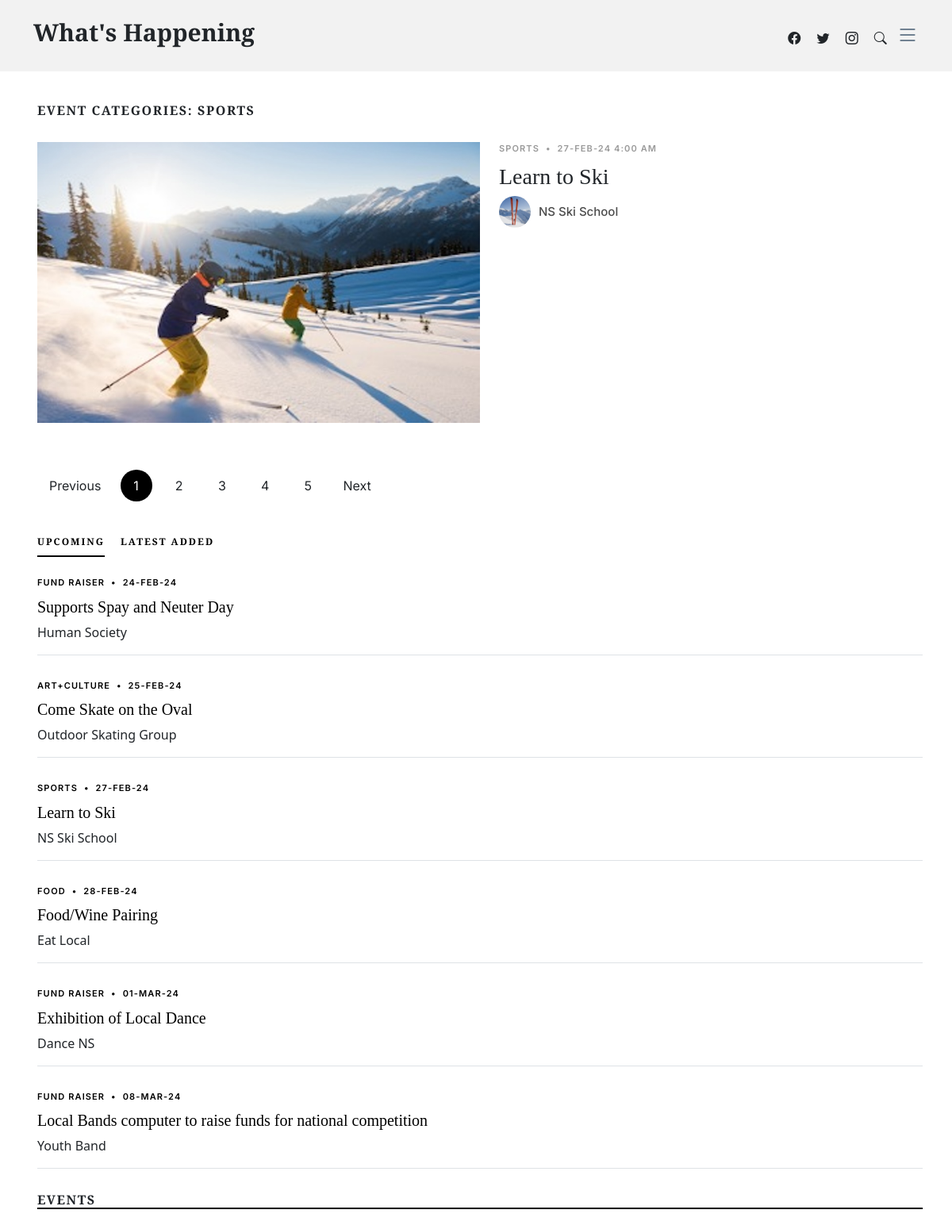
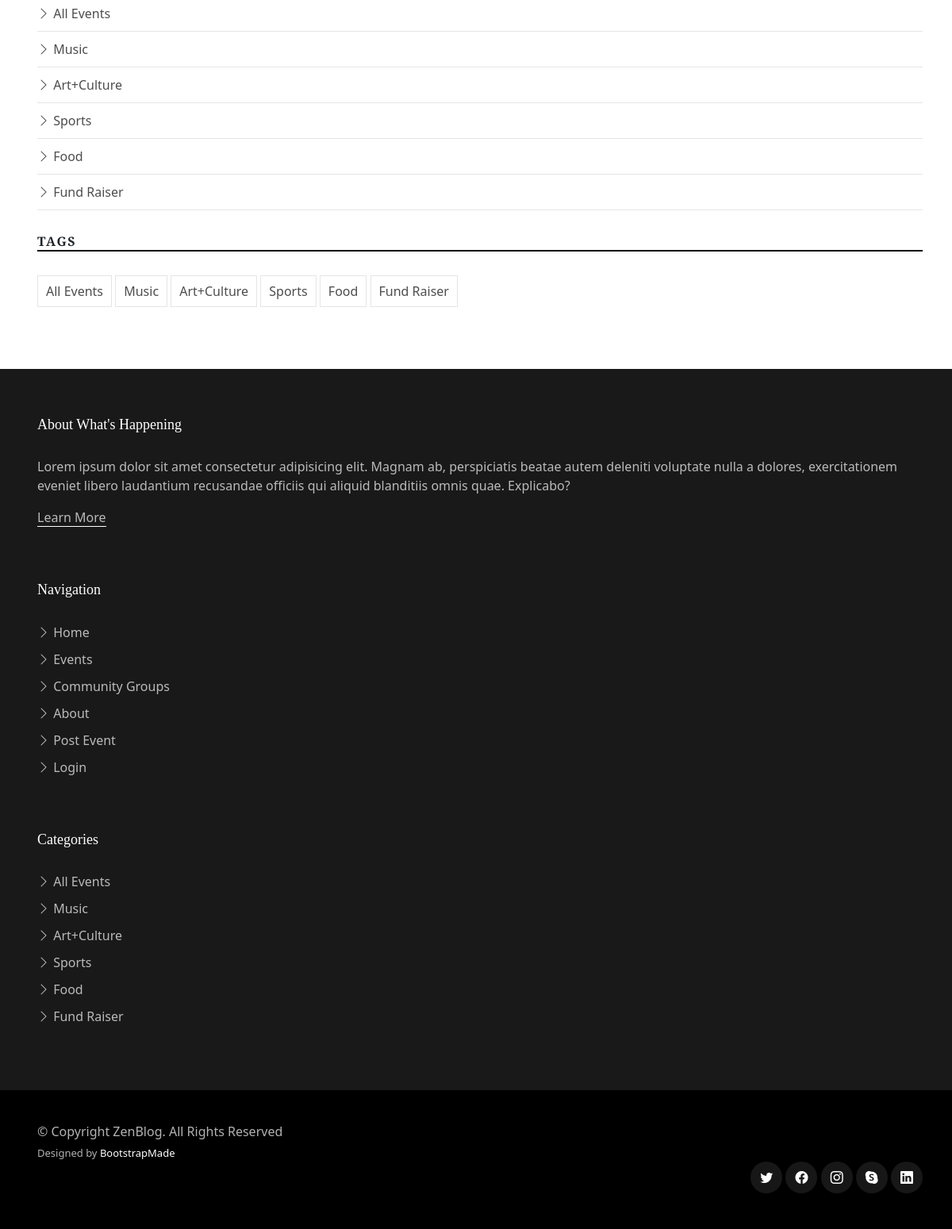
The app's page /events.php?type=Sports with its own data (2 pictures, top to bottom).
### tables this page shows
CREATE TABLE `Events` (
  `EventID` int(11) NOT NULL,
  `EventTypeID` int(11) NOT NULL,
  `GroupID` int(11) NOT NULL,
  `EventDate` timestamp NOT NULL DEFAULT CURRENT_TIMESTAMP,
  `SubmitDate` timestamp NOT NULL DEFAULT CURRENT_TIMESTAMP,
  `EventTitle` varchar(100) NOT NULL,
  `EventImage` varchar(50) NOT NULL,
  `EventDesc` text NOT NULL
);

CREATE TABLE `EventTypes` (
  `EventTypeID` int(11) NOT NULL,
  `TypeName` varchar(100) NOT NULL
);

CREATE TABLE `Groups` (
  `GroupID` int(11) NOT NULL,
  `GroupName` varchar(100) NOT NULL,
  `GroupImage` varchar(50) NOT NULL,
  `GroupType` varchar(100) NOT NULL,
  `GroupDesc` text NOT NULL,
  `ContactName` varchar(255) NOT NULL,
  `ContactEmail` varchar(255) NOT NULL
);

### events.php (the view, shortened to what this page needs)
<!DOCTYPE html>
<html lang="en">
<head>
  <link href="assets/vendor/bootstrap/css/bootstrap.min.css" rel="stylesheet">
  <link href="assets/vendor/bootstrap-icons/bootstrap-icons.css" rel="stylesheet">
  <link href="assets/vendor/swiper/swiper-bundle.min.css" rel="stylesheet">
  <link href="assets/vendor/glightbox/css/glightbox.min.css" rel="stylesheet">
  <link href="assets/vendor/aos/aos.css" rel="stylesheet">
  <link href="assets/css/variables.css" rel="stylesheet">
  <link href="assets/css/main.css" rel="stylesheet">
</head>
<body>
  <header id="header" class="header d-flex align-items-center fixed-top">
    <div class="container-fluid container-xl d-flex align-items-center justify-content-between">
      <a href="index.php" class="logo d-flex align-items-center">
        <h1>What's Happening</h1>
      </a>
      <div class="position-relative">
        <a href="#" class="mx-2"><span class="bi-facebook"></span></a>
        <a href="#" class="mx-2"><span class="bi-twitter"></span></a>
        <a href="#" class="mx-2"><span class="bi-instagram"></span></a>
        <a href="#" class="mx-2 js-search-open"><span class="bi-search"></span></a>
        <i class="bi bi-list mobile-nav-toggle"></i>
      </div>
    </div>
  </header>
  <main id="main">
    <section>
      <div class="container">
        <div class="row">
          <div class="col-md-9" data-aos="fade-up">
          <?php
              include 'serverlogin.php';
              $conn = new mysqli($db_hostname, $db_username, $db_password, $db_database);
              $sql=NULL;
              $type=NULL;
              if (isset($_GET['type'])) {
                $type = $_GET['type'];
                if(strcmp($type,"All")==0){
                  $sql="SELECT Events.EventID, Events.EventTypeID, Events.GroupID, Events.EventDate, Events.EventTitle, Events.EventImage, Events.EventDesc, EventTypes.TypeName, Groups.GroupName, Groups.GroupImage
                  FROM Events
                  INNER JOIN  EventTypes ON Events.EventTypeID = EventTypes.EventTypeID
                  INNER JOIN whats_happening.Groups on Events.GroupID = whats_happening.Groups.GroupID
                  ORDER BY abs(timediff(EventDate, current_timestamp())) ASC;;";
                } else{
                  $sql="SELECT Events.EventID, Events.EventTypeID, Events.GroupID, Events.EventDate, Events.EventTitle, Events.EventImage, Events.EventDesc, EventTypes.TypeName, Groups.GroupName, Groups.GroupImage
                  FROM Events
                  INNER JOIN  EventTypes ON Events.EventTypeID = EventTypes.EventTypeID
                  INNER JOIN whats_happening.Groups on Events.GroupID = whats_happening.Groups.GroupID
                  WHERE TypeName in ('$type')
                  ORDER BY abs(timediff(EventDate, current_timestamp())) ASC;";
                }
                $result= $conn->query($sql);
              }
              echo "<div class=\category-title\" data-aos=\"fade-up\">";
              echo "<h3 class=\"category-title\">EVENT CATEGORIES: $type </h3>";
              echo "</div>";
              if ($result->num_rows > 0) {
                  while($row = $result->fetch_assoc()) {
                    $eventDateTime = date_create($row["EventDate"]);
                    $formattedDateTime = date_format($eventDateTime, "d-M-y g:i A");
                    echo <<<DIVBLOCK
                    <div class="d-md-flex post-entry-2 half">
                    <a href="single-post.php?type={$row["EventID"]}" class="me-4 thumbnail">
                    <img src="{$row["EventImage"]}" alt="" class="img-fluid">
                    </a>
                    <div>
                    <div class="post-meta">
                    <span class="date">{$row["TypeName"]}</span> <span class="mx-1">&bullet;</span> <span>{$formattedDateTime}</span>
                    </div>
                    <h3><a href="single-post.php?type={$row["EventID"]}">{$row["EventTitle"]}</a></h3>
                    <div class="d-flex align-items-center author">
                    <div class="photo"><img src="{$row["GroupImage"]}" alt="" class="img-fluid"></div>
                    <div class="name">
                    <h3 class="m-0 p-0">{$row["GroupName"]}</h3>
                    </div>
                    </div>
                    </div>
                    </div>
                    DIVBLOCK;
                  }
              }
            ?>
            <div class="text-start py-4">
              <div class="custom-pagination">
                <a href="#" class="prev">Previous</a>
                <a href="#" class="active">1</a>
                <a href="#">2</a>
                <a href="#">3</a>
                <a href="#">4</a>
                <a href="#">5</a>
                <a href="#" class="next">Next</a>
              </div>
            </div>
          </div>
          <div class="col-md-3">
            <div class="aside-block">
              <ul class="nav nav-pills custom-tab-nav mb-4" id="pills-tab" role="tablist">
                <li class="nav-item" role="presentation">
                  <button class="nav-link active" id="pills-popular-tab" data-bs-toggle="pill" data-bs-target="#pills-popular" type="button" role="tab" aria-controls="pills-popular" aria-selected="true">UPCOMING</button>
                </li>
                <li class="nav-item" role="presentation">
                  <button class="nav-link" id="pills-trending-tab" data-bs-toggle="pill" data-bs-target="#pills-trending" type="button" role="tab" aria-controls="pills-trending" aria-selected="false">LATEST ADDED</button>
                </li>
              </ul>
              <div class="tab-content" id="pills-tabContent">
                <?php
                  include 'serverlogin.php';
                $conn = new mysqli($db_hostname, $db_username, $db_password, $db_database);
                    $sql = "SELECT  Events.EventID, Events.EventDate, Events.EventTitle, EventTypes.TypeName, Groups.GroupName
                            FROM Events
                            INNER JOIN EventTypes ON Events.EventTypeID = EventTypes.EventTypeID
                            INNER JOIN whats_happening.Groups ON Events.GroupID = whats_happening.Groups.GroupID
                            ORDER BY EventDate ASC;";
                    $result = $conn->query($sql);
                    if ($result->num_rows > 0) {
                      echo "<div class=\"tab-pane fade show active\" id=\"pills-popular\" role=\"tabpanel\" aria-labelledby=\"pills-popular-tab\">";
                      while($row = $result->fetch_assoc()){
                        $eventDateTime = date_create($row["EventDate"]);
                        $formattedDate = date_format($eventDateTime, "d-M-y");
                        echo <<<DIVBLOCK
                          <div class="post-entry-1 border-bottom">
                            <div class="post-meta"><span class="date">{$row["TypeName"]}</span> <span class="mx-1">&bullet;</span> <span>{$formattedDate}</span></div>
                            <h2 class="mb-2"><a href="single-post.php?type={$row["EventID"]}">{$row["EventTitle"]}</a></h2>
                            <span class="author mb-3 d-block">{$row["GroupName"]}</span>
                          </div>
                        DIVBLOCK;
                      }
                      echo "</div>";
                    }
              ?>
            <div class="aside-block">
              <h3 class="aside-title">Events</h3>
              <ul class="aside-links list-unstyled">
                <li><a href="events.php?type=All"><i class="bi bi-chevron-right"></i> All Events</a></li>
                <li><a href="events.php?type=Music"><i class="bi bi-chevron-right"></i> Music</a></li>
                <li><a href="events.php?type=Art"><i class="bi bi-chevron-right"></i> Art+Culture</a></li>
                <li><a href="events.php?type=Sports"><i class="bi bi-chevron-right"></i> Sports</a></li>
                <li><a href="events.php?type=Food"><i class="bi bi-chevron-right"></i> Food</a></li>
                <li><a href="events.php?type=Fund Raiser"><i class="bi bi-chevron-right"></i> Fund Raiser</a></li>
              </ul>
            </div>
            <div class="aside-block">
              <h3 class="aside-title">Tags</h3>
              <ul class="aside-tags list-unstyled">
                <li><a id="all" href="events.php?type=All">All Events</a></li>
                <li><a id="music" href="events.php?type=Music">Music</a></li>
                <li><a id="artCulture" href="events.php?type=Art">Art+Culture</a></li>
                <li><a id="sports" href="events.php?type=Sports">Sports</a></li>
                <li><a id="food" href="events.php?type=Food">Food</a></li>
                <li><a id="funds" href="events.php?type=Fund Raiser">Fund Raiser</a></li>
              </ul>
            </div>
          </div>
        </div>
      </div>
    </section>
  </main>
<footer id="footer" class="footer">
<div class="footer-content">
  <div class="container">
    <div class="row g-5">
      <div class="col-lg-4">
        <h3 class="footer-heading">About What's Happening
        </h3>
        <p>Lorem ipsum dolor sit amet consectetur adipisicing elit. Magnam ab, perspiciatis beatae autem deleniti voluptate nulla a dolores, exercitationem eveniet libero laudantium recusandae officiis qui aliquid blanditiis omnis quae. Explicabo?</p>
        <p><a href="about.php" class="footer-link-more">Learn More</a></p>
      </div>
      <div class="col-6 col-lg-2">
        <h3 class="footer-heading">Navigation</h3>
        <ul class="footer-links list-unstyled">
          <li><a href="index.php"><i class="bi bi-chevron-right"></i> Home</a></li>
          <li><a href="events.php?type=All"><i class="bi bi-chevron-right"></i> Events</a></li>
          <li><a href="groups.php"><i class="bi bi-chevron-right"></i> Community Groups</a></li>
          <li><a href="about.php"><i class="bi bi-chevron-right"></i> About</a></li>
          <li><a href="post.php"><i class="bi bi-chevron-right"></i> Post Event</a></li>
          <li><a href="login.php"><i class="bi bi-chevron-right"></i> Login</a></li>
        </ul>
      </div>
      <div class="col-6 col-lg-2">
        <h3 class="footer-heading">Categories</h3>
        <ul class="footer-links list-unstyled">
           <li><a href="events.php?type=All"><i class="bi bi-chevron-right"></i> All Events</a></li>
           <li><a href="events.php?type=Music"><i class="bi bi-chevron-right"></i> Music</a></li>
           <li><a href="events.php?type=Art"><i class="bi bi-chevron-right"></i> Art+Culture</a></li>
           <li><a href="events.php?type=Sports"><i class="bi bi-chevron-right"></i> Sports</a></li>
           <li><a href="events.php?type=Food"><i class="bi bi-chevron-right"></i> Food</a></li>
           <li><a href="events.php?type=Fund Raiser"><i class="bi bi-chevron-right"></i> Fund Raiser</a></li>
        </ul>
      </div>
    </div>
  </div>
</div>
<div class="footer-legal">
  <div class="container">
    <div class="row justify-content-between">
      <div class="col-md-6 text-center text-md-start mb-3 mb-md-0">
        <div class="copyright">
          © Copyright <strong><span>ZenBlog</span></strong>. All Rights Reserved
        </div>
        <div class="credits">
          Designed by <a href="https://bootstrapmade.com/">BootstrapMade</a>
        </div>
      </div>
      <div class="col-md-6">
        <div class="social-links mb-3 mb-lg-0 text-center text-md-end">
          <a href="#" class="twitter"><i class="bi bi-twitter"></i></a>
          <a href="#" class="facebook"><i class="bi bi-facebook"></i></a>
          <a href="#" class="instagram"><i class="bi bi-instagram"></i></a>
          <a href="#" class="google-plus"><i class="bi bi-skype"></i></a>
          <a href="#" class="linkedin"><i class="bi bi-linkedin"></i></a>
        </div>
      </div>
    </div>
  </div>
</div>
</footer>
</body>
</html>

### assets/css/variables.css (style rules this page uses)
:root { --font-default: 'EB Garamond', system-ui, -apple-system, "Segoe UI", Roboto, "Helvetica Neue", Arial, "Noto Sans", "Liberation Sans", sans-serif, "Apple Color Emoji", "Segoe UI Emoji", "Segoe UI Symbol", "Noto Color Emoji"; --font-primary: 'EB Garamond', serif; --font-secondary: 'Inter', sans-serif; --color-default: #212529; --color-default-rgb: 33, 37, 41; --color-links: #212529; --color-links-hover: #15171a; --color-primary: #212529; --color-primary-light: #26282c; --color-primary-dark: #0b0c0e; --color-primary-rgb: 33, 37, 41; --color-primary-light-rgb: 38, 40, 44; --color-primary-dark-rgb: 11, 12, 14; --color-secondary: #596d80; --color-secondary-light: #8498aa; --color-secondary-dark: #404f5c; --color-secondary-rgb: 89, 109, 128; --color-secondary-light-rgb: 132, 152, 170; --color-secondary-dark-rgb: 64, 79, 92; --color-blue: #0d6efd; --color-blue-rgb: 13, 110, 253; --color-indigo: #6610f2; --color-indigo-rgb: 102, 16, 242; --color-purple: #6f42c1; --color-purple-rgb: 111, 66, 193; --color-pink: #f3268c; --color-pink-rgb: 243, 38, 140; --color-red: #df1529; --color-red-rgb: 223, 21, 4; --color-orange: #fd7e14; --color-orange-rgb: 253, 126, 20; --color-yellow: #ffc107; --color-yellow-rgb: 255, 193, 7; --color-green: #059652; --color-green-rgb: 5, 150, 82; --color-teal: #20c997; --color-teal-rgb: 32, 201, 151; --color-cyan: #0dcaf0; --color-cyan-rgb: 13, 202, 240; --color-white: #ffffff; --color-white-rgb: 255, 255, 255; --color-gray: #6c757d; --color-gray-rgb: 108, 117, 125; --color-black: #000000; --color-black-rgb: 0, 0, 0; }
:root { --bs-blue: var(--color-blue); --bs-indigo: var(--color-indigo); --bs-purple: var(--color-purple); --bs-pink: var(--color-pink); --bs-red: var(--color-red); --bs-orange: var(--color-orange); --bs-yellow: var(--color-yellow); --bs-green: var(--color-green); --bs-teal: var(--color-teal); --bs-cyan: var(--color-cyan); --bs-white: var(--color-white); --bs-gray: var(--color-gray); --bs-gray-dark: #343a40; --bs-gray-100: #f8f9fa; --bs-gray-200: #e9ecef; --bs-gray-300: #dee2e6; --bs-gray-400: #ced4da; --bs-gray-500: #adb5bd; --bs-gray-600: #6c757d; --bs-gray-700: #495057; --bs-gray-800: #343a40; --bs-gray-900: #212529; --bs-primary: var(--color-blue); --bs-secondary: var(--color-blue); --bs-success: #198754; --bs-info: #0dcaf0; --bs-warning: #ffc107; --bs-danger: #dc3545; --bs-light: #f8f9fa; --bs-dark: #212529; --bs-primary-rgb: var(--color-primary-rgb); --bs-secondary-rgb: var(--color-secondary-rgb); --bs-success-rgb: 25, 135, 84; --bs-info-rgb: 13, 202, 240; --bs-warning-rgb: 255, 193, 7; --bs-danger-rgb: 220, 53, 69; --bs-light-rgb: 248, 249, 250; --bs-dark-rgb: 33, 37, 41; --bs-white-rgb: var(--color-white-rgb); --bs-black-rgb: var(--color-black-rgb); --bs-body-color-rgb: var(--color-default-rgb); --bs-body-bg-rgb: 255, 255, 255; --bs-font-sans-serif: var(--font-default); --bs-font-monospace: SFMono-Regular, Menlo, Monaco, Consolas, "Liberation Mono", "Courier New", monospace; --bs-gradient: linear-gradient(180deg, rgba(255, 255, 255, 0.15), rgba(255, 255, 255, 0)); --bs-body-font-family: var(--font-default); --bs-body-font-size: 1rem; --bs-body-font-weight: 400; --bs-body-line-height: 1.5; --bs-body-color: var(--color-default); --bs-body-bg: #fff; }

### records on screen
events: EventImage (picture), EventTypeID.TypeName "SPORTS", EventDate "27-FEB-24 4:00 AM", EventTitle "Learn to Ski", GroupID.GroupImage (picture), GroupID.GroupName "NS Ski School", EventDate "27-FEB-24"
events: EventTypeID.TypeName "FUND RAISER", EventDate "24-FEB-24", EventTitle "Supports Spay and Neuter Day", GroupID.GroupName "Human Society"
events: EventTypeID.TypeName "ART+CULTURE", EventDate "25-FEB-24", EventTitle "Come Skate on the Oval", GroupID.GroupName "Outdoor Skating Group"
events: EventTypeID.TypeName "FOOD", EventDate "28-FEB-24", EventTitle "Food/Wine Pairing", GroupID.GroupName "Eat Local"
events: EventTypeID.TypeName "FUND RAISER", EventDate "01-MAR-24", EventTitle "Exhibition of Local Dance", GroupID.GroupName "Dance NS"
events: EventTypeID.TypeName "FUND RAISER", EventDate "08-MAR-24", EventTitle "Local Bands computer to raise funds for national competition", GroupID.GroupName "Youth Band"

### other values on screen
$type "SPORTS"
